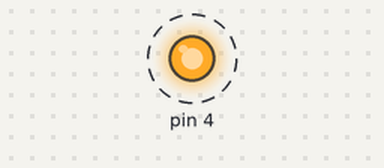
Bench run of a sketch on a simulated Arduino Uno, built with avr-gcc and run on an emulated ATmega328P. Shown: output pins drawn as LEDs (lit = HIGH). Dashed ring = blinking.

Above: at 0.2 s.
Timing chart, 0 to 3.0 s (numbered marks = the images above):
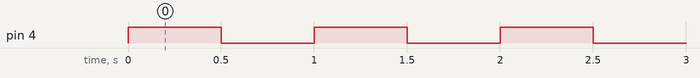

The sketch:

Blink.ino
```cpp
void setup(void) {
    pinMode(4, OUTPUT);
}

void loop(void) {
    digitalWrite(4, HIGH);
    delay(500);
    digitalWrite(4, LOW);
    delay(500);
}
```

Measured:
- by itself, pin 4: alternates HIGH for 0.50 s and LOW for 0.50 s
